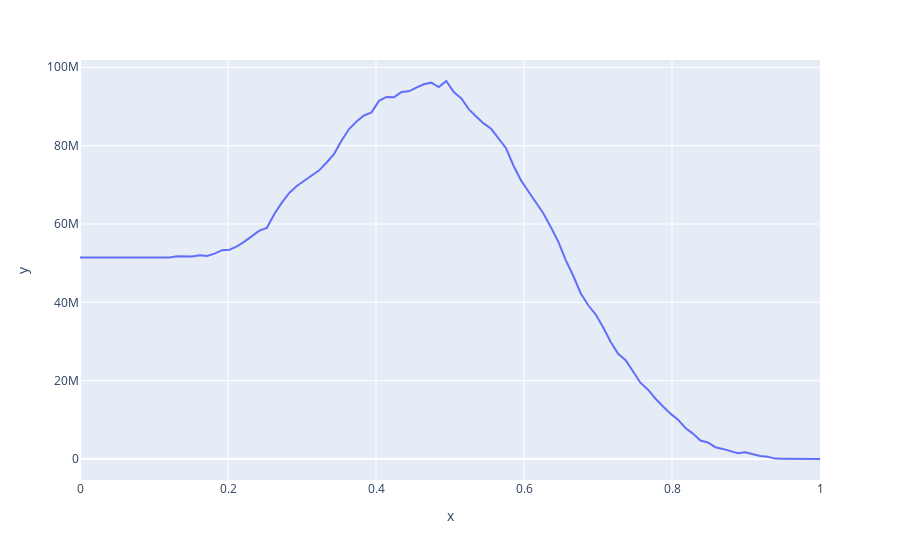

Write notebook code for a chart like this one.
### Code cell
# pert que 25% de la somme
# taux interet = 0.03
analyse_pnl(0.025, 0.25)
